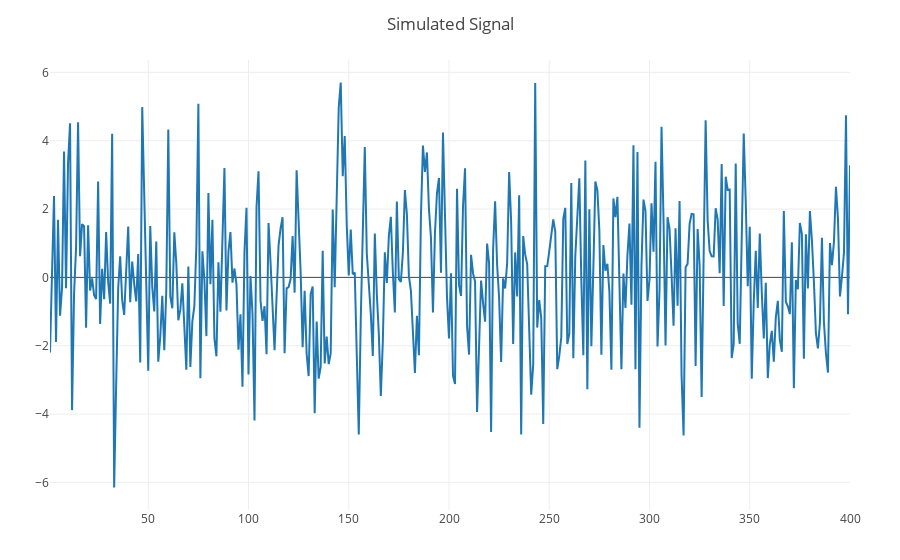

Notebook code cell kept with this figure:
### Code cell
simulation = [wn(100);ar1(100);wn(200)]
signal = simulation[:, 1]
reference = simulation[:, 2];
pty.plot(signal, pty.Layout(title="Simulated Signal"))

### Figure 1 — Plotly figure (JSON) as saved in the notebook; plotly's stock layout.template omitted (floating-point values rounded to 4 significant figures; data arrays with more than 128 entries replaced by an {"elided": "..."} marker saying what was removed)
{"data": [{"type": "scatter", "x": {"elided": "400 int values"}, "y": {"elided": "400 float values"}}], "layout": {"autosize": true, "margin": {"b": 50, "l": 50, "r": 50, "t": 60}, "title": {"text": "Simulated Signal"}, "xaxis": {"autorange": true, "range": [1, 400], "type": "linear"}, "yaxis": {"autorange": true, "range": [-6.807, 6.362], "type": "linear"}}}
